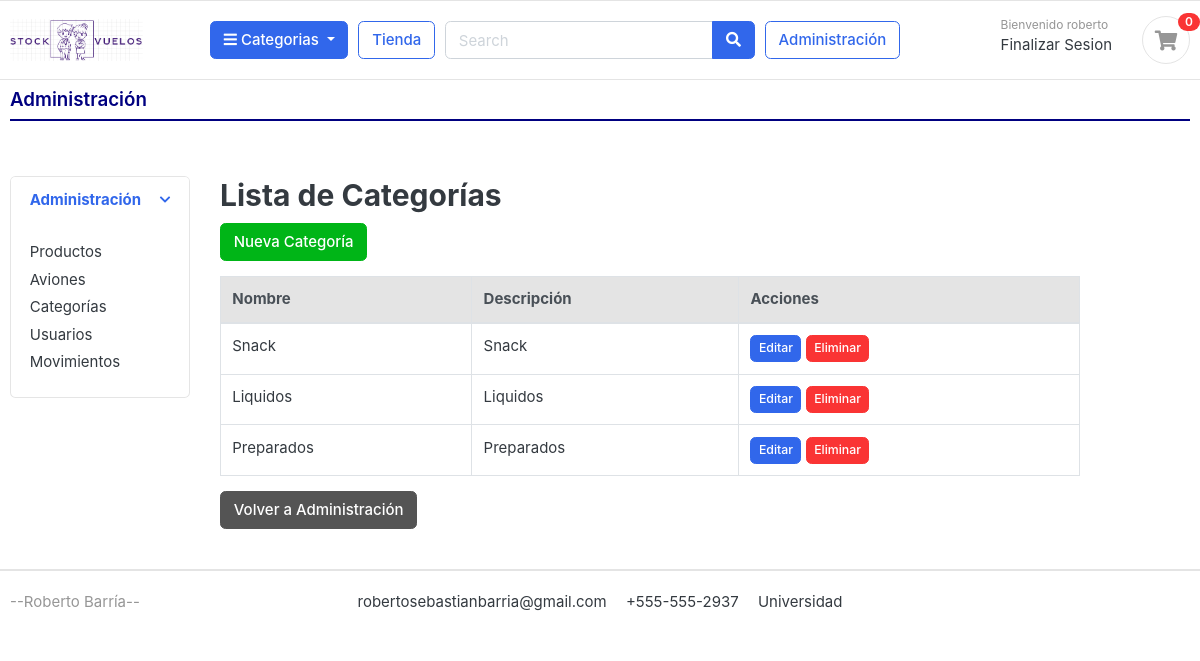
The app's page /administracion/categorias/ (signed in), older data.
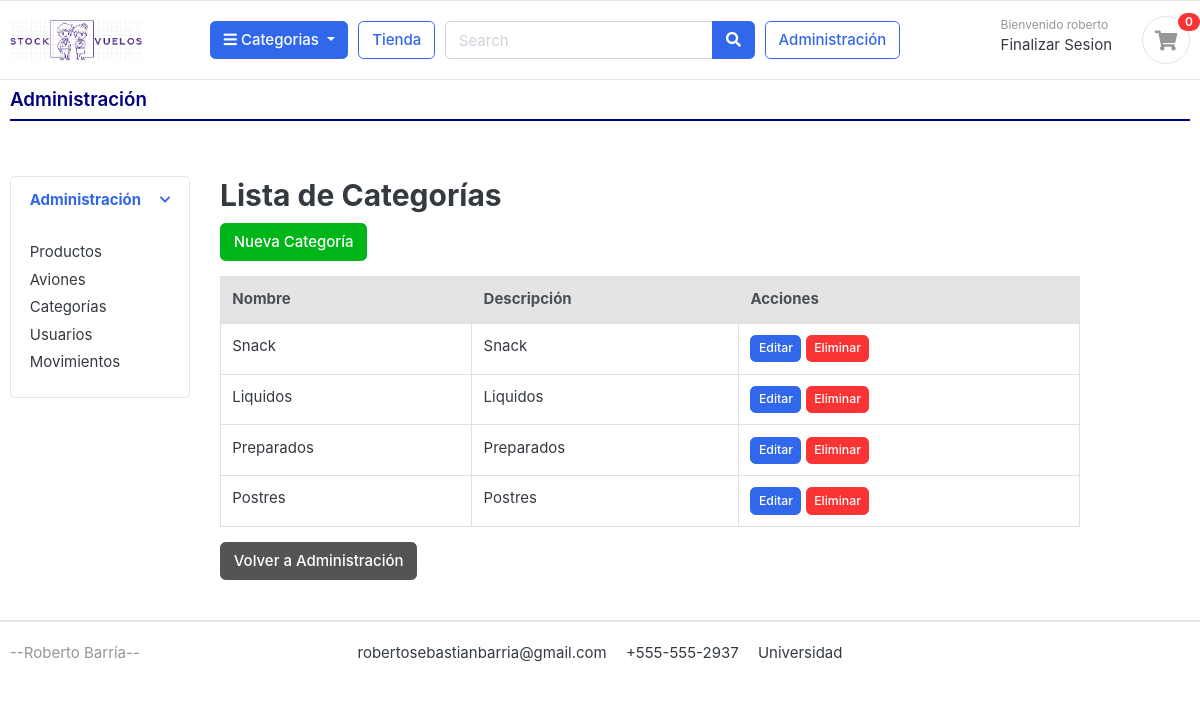
The same page, newer data.
### categorias/models.py (models this page shows, shortened)
class Categoria(models.Model):
    nombre_categoria = models.CharField(max_length=20, unique=True)
    descripcion = models.CharField(max_length=255, blank=True)
    slug = models.CharField(max_length=100, unique=True)
    cat_imagen = models.ImageField(upload_to='photos/categorias', blank=True, null=True)
    def get_url(self):
        return reverse('productos_por_categoria', args=[self.slug])

### administracion/views.py (the view)
# urls.py: path('categorias/', views.lista_categorias, name='lista_categorias'),
@login_required
def lista_categorias(request):
    categorias = Categoria.objects.all()
    return render(request, 'administracion/lista_categorias.html', {'categorias': categorias})

### tienda/context_processors.py (called while the page is built)
def cantidad_productos_en_orden(request):
    if request.user.is_authenticated:
        avion_id = request.session.get('avion_id')
        orden = Orden.objects.filter(usuario=request.user, avion_id=avion_id, completada=False).first()
        if orden:
            orden_productos = OrdenProducto.objects.filter(orden=orden).count()
        else:
            orden_productos = 0
    else:
        orden_productos = 0
    return {'orden_productos': orden_productos}

def categorias_context(request):
    return {
        'categorias': Categoria.objects.all()
    }

### templates/administracion/lista_categorias.html
{% extends 'administracion/administracion.html' %}
{% block main_content %}
<section class="section-content padding-x">
    <div class="container">
        <div class="row">
            <div class="col-md-12">
                <h2>Lista de Categorías</h2>
                <a href="{% url 'crear_categoria' %}" class="btn btn-success mb-3">Nueva Categoría</a>
                <table class="table table-bordered">
                    <thead class="thead-light">
                        <tr>
                            <th>Nombre</th>
                            <th>Descripción</th>
                            <th>Acciones</th>
                        </tr>
                    </thead>
                    <tbody>
                        {% for categoria in categorias %}
                            <tr>
                                <td>{{ categoria.nombre_categoria }}</td>
                                <td>{{ categoria.descripcion }}</td>
                                <td>
                                    <a href="{% url 'editar_categoria' categoria.pk %}" class="btn btn-primary btn-sm">Editar</a>
                                    <a href="{% url 'eliminar_categoria' categoria.pk %}" class="btn btn-danger btn-sm">Eliminar</a>
                                </td>
                            </tr>
                        {% endfor %}
                    </tbody>
                </table>
            </div>
        </div>
        <a href="{% url 'administracion' %}" class="btn btn-secondary">Volver a Administración</a>
    </div>
</section>
{% endblock %}

Row changes from the older to the newer data that the page shows:
added Categoria: nombre_categoria "Postres", descripcion "Postres"
